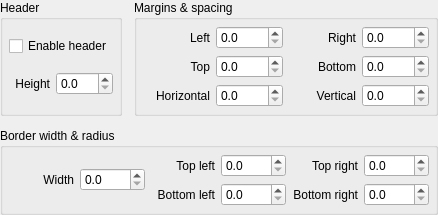
<?xml version="1.0" encoding="UTF-8"?>
<ui version="4.0">
 <class>LayoutConfig</class>
 <widget class="QWidget" name="LayoutConfig">
  <property name="geometry">
   <rect>
    <x>0</x>
    <y>0</y>
    <width>438</width>
    <height>211</height>
   </rect>
  </property>
  <property name="windowTitle">
   <string>Form</string>
  </property>
  <layout class="QGridLayout" name="gridLayout_4">
   <property name="leftMargin">
    <number>0</number>
   </property>
   <property name="topMargin">
    <number>0</number>
   </property>
   <property name="rightMargin">
    <number>0</number>
   </property>
   <property name="bottomMargin">
    <number>0</number>
   </property>
   <property name="spacing">
    <number>12</number>
   </property>
   <item row="0" column="0">
    <widget class="QGroupBox" name="_headerBox">
     <property name="sizePolicy">
      <sizepolicy hsizetype="Minimum" vsizetype="Preferred">
       <horstretch>0</horstretch>
       <verstretch>0</verstretch>
      </sizepolicy>
     </property>
     <property name="title">
      <string>Header</string>
     </property>
     <layout class="QGridLayout" name="gridLayout">
      <property name="leftMargin">
       <number>6</number>
      </property>
      <property name="topMargin">
       <number>6</number>
      </property>
      <property name="rightMargin">
       <number>6</number>
      </property>
      <property name="bottomMargin">
       <number>6</number>
      </property>
      <property name="spacing">
       <number>6</number>
      </property>
      <item row="0" column="0" colspan="2">
       <widget class="QCheckBox" name="_enableHeader">
        <property name="text">
         <string>Enable header</string>
        </property>
       </widget>
      </item>
      <item row="1" column="1">
       <widget class="QDoubleSpinBox" name="_headerHeight">
        <property name="locale">
         <locale language="C" country="AnyCountry"/>
        </property>
        <property name="decimals">
         <number>1</number>
        </property>
       </widget>
      </item>
      <item row="1" column="0">
       <widget class="QLabel" name="label">
        <property name="text">
         <string>Height</string>
        </property>
        <property name="alignment">
         <set>Qt::AlignRight|Qt::AlignTrailing|Qt::AlignVCenter</set>
        </property>
        <property name="buddy">
         <cstring>_headerHeight</cstring>
        </property>
       </widget>
      </item>
     </layout>
    </widget>
   </item>
   <item row="0" column="1">
    <widget class="QGroupBox" name="groupBox_2">
     <property name="sizePolicy">
      <sizepolicy hsizetype="MinimumExpanding" vsizetype="Preferred">
       <horstretch>0</horstretch>
       <verstretch>0</verstretch>
      </sizepolicy>
     </property>
     <property name="title">
      <string>Margins &amp;&amp; spacing</string>
     </property>
     <layout class="QGridLayout" name="gridLayout_2">
      <property name="leftMargin">
       <number>6</number>
      </property>
      <property name="topMargin">
       <number>6</number>
      </property>
      <property name="rightMargin">
       <number>6</number>
      </property>
      <property name="bottomMargin">
       <number>6</number>
      </property>
      <property name="spacing">
       <number>6</number>
      </property>
      <item row="0" column="0">
       <widget class="QLabel" name="label_3">
        <property name="text">
         <string>Left</string>
        </property>
        <property name="alignment">
         <set>Qt::AlignRight|Qt::AlignTrailing|Qt::AlignVCenter</set>
        </property>
        <property name="buddy">
         <cstring>_left</cstring>
        </property>
       </widget>
      </item>
      <item row="0" column="1">
       <widget class="QDoubleSpinBox" name="_left">
        <property name="locale">
         <locale language="C" country="AnyCountry"/>
        </property>
        <property name="decimals">
         <number>1</number>
        </property>
       </widget>
      </item>
      <item row="0" column="2">
       <widget class="QLabel" name="label_10">
        <property name="text">
         <string>Right</string>
        </property>
        <property name="alignment">
         <set>Qt::AlignRight|Qt::AlignTrailing|Qt::AlignVCenter</set>
        </property>
        <property name="buddy">
         <cstring>_right</cstring>
        </property>
       </widget>
      </item>
      <item row="0" column="3">
       <widget class="QDoubleSpinBox" name="_right">
        <property name="locale">
         <locale language="C" country="AnyCountry"/>
        </property>
        <property name="decimals">
         <number>1</number>
        </property>
       </widget>
      </item>
      <item row="1" column="0">
       <widget class="QLabel" name="label_5">
        <property name="text">
         <string>Top</string>
        </property>
        <property name="alignment">
         <set>Qt::AlignRight|Qt::AlignTrailing|Qt::AlignVCenter</set>
        </property>
        <property name="buddy">
         <cstring>_top</cstring>
        </property>
       </widget>
      </item>
      <item row="1" column="1">
       <widget class="QDoubleSpinBox" name="_top">
        <property name="locale">
         <locale language="C" country="AnyCountry"/>
        </property>
        <property name="decimals">
         <number>1</number>
        </property>
       </widget>
      </item>
      <item row="1" column="2">
       <widget class="QLabel" name="label_7">
        <property name="text">
         <string>Bottom</string>
        </property>
        <property name="alignment">
         <set>Qt::AlignRight|Qt::AlignTrailing|Qt::AlignVCenter</set>
        </property>
        <property name="buddy">
         <cstring>_bottom</cstring>
        </property>
       </widget>
      </item>
      <item row="1" column="3">
       <widget class="QDoubleSpinBox" name="_bottom">
        <property name="locale">
         <locale language="C" country="AnyCountry"/>
        </property>
        <property name="decimals">
         <number>1</number>
        </property>
       </widget>
      </item>
      <item row="2" column="0">
       <widget class="QLabel" name="label_8">
        <property name="text">
         <string>Horizontal</string>
        </property>
        <property name="alignment">
         <set>Qt::AlignRight|Qt::AlignTrailing|Qt::AlignVCenter</set>
        </property>
        <property name="buddy">
         <cstring>_hspace</cstring>
        </property>
       </widget>
      </item>
      <item row="2" column="1">
       <widget class="QDoubleSpinBox" name="_hspace">
        <property name="locale">
         <locale language="C" country="AnyCountry"/>
        </property>
        <property name="decimals">
         <number>1</number>
        </property>
       </widget>
      </item>
      <item row="2" column="2">
       <widget class="QLabel" name="label_9">
        <property name="text">
         <string>Vertical</string>
        </property>
        <property name="alignment">
         <set>Qt::AlignRight|Qt::AlignTrailing|Qt::AlignVCenter</set>
        </property>
        <property name="buddy">
         <cstring>_vspace</cstring>
        </property>
       </widget>
      </item>
      <item row="2" column="3">
       <widget class="QDoubleSpinBox" name="_vspace">
        <property name="locale">
         <locale language="C" country="AnyCountry"/>
        </property>
        <property name="decimals">
         <number>1</number>
        </property>
       </widget>
      </item>
     </layout>
    </widget>
   </item>
   <item row="1" column="0" colspan="2">
    <widget class="QGroupBox" name="_borderBox">
     <property name="title">
      <string>Border width &amp;&amp; radius</string>
     </property>
     <layout class="QGridLayout" name="gridLayout_3">
      <property name="leftMargin">
       <number>6</number>
      </property>
      <property name="topMargin">
       <number>6</number>
      </property>
      <property name="rightMargin">
       <number>6</number>
      </property>
      <property name="bottomMargin">
       <number>6</number>
      </property>
      <property name="spacing">
       <number>6</number>
      </property>
      <item row="1" column="5">
       <widget class="QDoubleSpinBox" name="_bottomRight">
        <property name="locale">
         <locale language="C" country="AnyCountry"/>
        </property>
        <property name="decimals">
         <number>1</number>
        </property>
       </widget>
      </item>
      <item row="1" column="4">
       <widget class="QLabel" name="_bottom_2">
        <property name="text">
         <string>Bottom right</string>
        </property>
        <property name="alignment">
         <set>Qt::AlignRight|Qt::AlignTrailing|Qt::AlignVCenter</set>
        </property>
        <property name="buddy">
         <cstring>_bottomRight</cstring>
        </property>
       </widget>
      </item>
      <item row="0" column="3">
       <widget class="QDoubleSpinBox" name="_topLeft">
        <property name="locale">
         <locale language="C" country="AnyCountry"/>
        </property>
        <property name="decimals">
         <number>1</number>
        </property>
       </widget>
      </item>
      <item row="1" column="2">
       <widget class="QLabel" name="label_6">
        <property name="text">
         <string>Bottom left</string>
        </property>
        <property name="alignment">
         <set>Qt::AlignRight|Qt::AlignTrailing|Qt::AlignVCenter</set>
        </property>
        <property name="buddy">
         <cstring>_bottomLeft</cstring>
        </property>
       </widget>
      </item>
      <item row="0" column="2">
       <widget class="QLabel" name="label_4">
        <property name="text">
         <string>Top left</string>
        </property>
        <property name="alignment">
         <set>Qt::AlignRight|Qt::AlignTrailing|Qt::AlignVCenter</set>
        </property>
        <property name="buddy">
         <cstring>_topLeft</cstring>
        </property>
       </widget>
      </item>
      <item row="1" column="3">
       <widget class="QDoubleSpinBox" name="_bottomLeft">
        <property name="locale">
         <locale language="C" country="AnyCountry"/>
        </property>
        <property name="decimals">
         <number>1</number>
        </property>
       </widget>
      </item>
      <item row="0" column="4">
       <widget class="QLabel" name="_right_2">
        <property name="text">
         <string>Top right</string>
        </property>
        <property name="alignment">
         <set>Qt::AlignRight|Qt::AlignTrailing|Qt::AlignVCenter</set>
        </property>
        <property name="buddy">
         <cstring>_topRight</cstring>
        </property>
       </widget>
      </item>
      <item row="0" column="5">
       <widget class="QDoubleSpinBox" name="_topRight">
        <property name="locale">
         <locale language="C" country="AnyCountry"/>
        </property>
        <property name="decimals">
         <number>1</number>
        </property>
       </widget>
      </item>
      <item row="0" column="1" rowspan="2">
       <widget class="QDoubleSpinBox" name="_borderWidth">
        <property name="locale">
         <locale language="C" country="AnyCountry"/>
        </property>
        <property name="decimals">
         <number>1</number>
        </property>
        <property name="maximum">
         <double>10.000000000000000</double>
        </property>
       </widget>
      </item>
      <item row="0" column="0" rowspan="2">
       <widget class="QLabel" name="label_11">
        <property name="text">
         <string>Width</string>
        </property>
        <property name="alignment">
         <set>Qt::AlignRight|Qt::AlignTrailing|Qt::AlignVCenter</set>
        </property>
        <property name="buddy">
         <cstring>_borderWidth</cstring>
        </property>
       </widget>
      </item>
     </layout>
    </widget>
   </item>
  </layout>
 </widget>
 <tabstops>
  <tabstop>_enableHeader</tabstop>
  <tabstop>_headerHeight</tabstop>
  <tabstop>_left</tabstop>
  <tabstop>_right</tabstop>
  <tabstop>_top</tabstop>
  <tabstop>_bottom</tabstop>
  <tabstop>_hspace</tabstop>
  <tabstop>_vspace</tabstop>
  <tabstop>_borderWidth</tabstop>
  <tabstop>_topLeft</tabstop>
  <tabstop>_topRight</tabstop>
  <tabstop>_bottomLeft</tabstop>
  <tabstop>_bottomRight</tabstop>
 </tabstops>
 <resources/>
 <connections/>
</ui>
